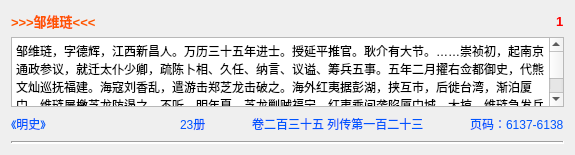
<?xml version="1.0" encoding="UTF-8"?>
<ui version="4.0">
 <class>CustomItem</class>
 <widget class="QWidget" name="CustomItem">
  <property name="geometry">
   <rect>
    <x>0</x>
    <y>0</y>
    <width>575</width>
    <height>146</height>
   </rect>
  </property>
  <property name="windowTitle">
   <string>Form</string>
  </property>
  <property name="toolTip">
   <string/>
  </property>
  <layout class="QVBoxLayout" name="verticalLayout" stretch="1,0,1,0">
   <item>
    <layout class="QHBoxLayout" name="horizontalLayout_3" stretch="8,0,0">
     <item>
      <widget class="QLabel" name="label_TitleName">
       <property name="font">
        <font>
         <pointsize>10</pointsize>
         <weight>75</weight>
         <bold>true</bold>
        </font>
       </property>
       <property name="cursor">
        <cursorShape>ArrowCursor</cursorShape>
       </property>
       <property name="styleSheet">
        <string notr="true">color: rgb(255, 85, 0);</string>
       </property>
       <property name="text">
        <string>&gt;&gt;&gt;邹维琏&lt;&lt;&lt;</string>
       </property>
       <property name="textInteractionFlags">
        <set>Qt::LinksAccessibleByMouse|Qt::TextSelectableByKeyboard|Qt::TextSelectableByMouse</set>
       </property>
      </widget>
     </item>
     <item>
      <spacer name="horizontalSpacer_4">
       <property name="orientation">
        <enum>Qt::Horizontal</enum>
       </property>
       <property name="sizeHint" stdset="0">
        <size>
         <width>40</width>
         <height>20</height>
        </size>
       </property>
      </spacer>
     </item>
     <item>
      <widget class="QLabel" name="label_Num">
       <property name="font">
        <font>
         <pointsize>10</pointsize>
         <weight>75</weight>
         <bold>true</bold>
        </font>
       </property>
       <property name="styleSheet">
        <string notr="true">color: rgb(255, 0, 0);</string>
       </property>
       <property name="text">
        <string>1</string>
       </property>
      </widget>
     </item>
    </layout>
   </item>
   <item>
    <widget class="QTextBrowser" name="label_MainText">
     <property name="cursor" stdset="0">
      <cursorShape>IBeamCursor</cursorShape>
     </property>
     <property name="html">
      <string>&lt;!DOCTYPE HTML PUBLIC &quot;-//W3C//DTD HTML 4.0//EN&quot; &quot;http://www.w3.org/TR/REC-html40/strict.dtd&quot;&gt;
&lt;html&gt;&lt;head&gt;&lt;meta name=&quot;qrichtext&quot; content=&quot;1&quot; /&gt;&lt;style type=&quot;text/css&quot;&gt;
p, li { white-space: pre-wrap; }
&lt;/style&gt;&lt;/head&gt;&lt;body style=&quot; font-family:'SimSun'; font-size:9pt; font-weight:400; font-style:normal;&quot;&gt;
&lt;p style=&quot; margin-top:0px; margin-bottom:0px; margin-left:0px; margin-right:0px; -qt-block-indent:0; text-indent:0px;&quot;&gt;邹维琏，字德辉，江西新昌人。万历三十五年进士。授延平推官。耿介有大节。……崇祯初，起南京通政参议，就迁太仆少卿，疏陈卜相、久任、纳言、议谥、筹兵五事。五年二月擢右佥都御史，代熊文灿巡抚福建。海寇刘香乱，遣游击郑芝龙击破之。海外红夷据彭湖，挟互市，后徙台湾，渐泊厦门。维琏屡檄芝龙防遏之，不听。明年夏，芝龙剿贼福宁，红夷乘间袭陷厦门城，大掠。维琏急发兵水陆进，芝龙亦驰援，焚其三舟，官军伤亦众。寇乃泛舟大洋，转掠青港、荆屿、石湾。诸将御之铜山，连战数日，始败去。维琏在事二年，劳绩甚着。会当国者温体仁辈雅忌维琏，而闽人宦京师者腾谤于朝，竟坐是罢官。八年春，叙却贼功，诏许起用。旋召拜兵部右侍郎，遘疾不赴，卒于家。……&lt;/p&gt;&lt;/body&gt;&lt;/html&gt;</string>
     </property>
    </widget>
   </item>
   <item>
    <layout class="QHBoxLayout" name="horizontalLayout_2">
     <item>
      <widget class="QLabel" name="label_BookName">
       <property name="cursor">
        <cursorShape>ArrowCursor</cursorShape>
       </property>
       <property name="toolTip">
        <string/>
       </property>
       <property name="styleSheet">
        <string notr="true">color: rgb(0, 85, 255);</string>
       </property>
       <property name="text">
        <string>《明史》</string>
       </property>
       <property name="textInteractionFlags">
        <set>Qt::LinksAccessibleByMouse|Qt::TextSelectableByKeyboard|Qt::TextSelectableByMouse</set>
       </property>
      </widget>
     </item>
     <item>
      <widget class="QPushButton" name="pbt_readPDF">
       <property name="cursor">
        <cursorShape>OpenHandCursor</cursorShape>
       </property>
       <property name="toolTip">
        <string>点击阅读</string>
       </property>
       <property name="text">
        <string/>
       </property>
       <property name="icon">
        <iconset resource="../RES/img.qrc">
         <normaloff>:/PIC/READPDF.png</normaloff>:/PIC/READPDF.png</iconset>
       </property>
       <property name="flat">
        <bool>true</bool>
       </property>
      </widget>
     </item>
     <item>
      <spacer name="horizontalSpacer_3">
       <property name="orientation">
        <enum>Qt::Horizontal</enum>
       </property>
       <property name="sizeHint" stdset="0">
        <size>
         <width>40</width>
         <height>20</height>
        </size>
       </property>
      </spacer>
     </item>
     <item>
      <layout class="QHBoxLayout" name="horizontalLayout">
       <item>
        <widget class="QLabel" name="label_Volume">
         <property name="styleSheet">
          <string notr="true">color: rgb(0, 85, 255);</string>
         </property>
         <property name="text">
          <string>23册</string>
         </property>
        </widget>
       </item>
       <item>
        <spacer name="horizontalSpacer_2">
         <property name="orientation">
          <enum>Qt::Horizontal</enum>
         </property>
         <property name="sizeHint" stdset="0">
          <size>
           <width>40</width>
           <height>20</height>
          </size>
         </property>
        </spacer>
       </item>
       <item>
        <widget class="QLabel" name="label_FileLabel">
         <property name="styleSheet">
          <string notr="true">color: rgb(0, 85, 255);</string>
         </property>
         <property name="text">
          <string>卷二百三十五 列传第一百二十三</string>
         </property>
        </widget>
       </item>
       <item>
        <spacer name="horizontalSpacer">
         <property name="orientation">
          <enum>Qt::Horizontal</enum>
         </property>
         <property name="sizeHint" stdset="0">
          <size>
           <width>40</width>
           <height>20</height>
          </size>
         </property>
        </spacer>
       </item>
       <item>
        <widget class="QLabel" name="label_Pages">
         <property name="styleSheet">
          <string notr="true">color: rgb(0, 85, 255);</string>
         </property>
         <property name="text">
          <string>页码：6137-6138</string>
         </property>
        </widget>
       </item>
      </layout>
     </item>
    </layout>
   </item>
   <item>
    <widget class="Line" name="line">
     <property name="windowModality">
      <enum>Qt::NonModal</enum>
     </property>
     <property name="font">
      <font>
       <weight>50</weight>
       <bold>false</bold>
      </font>
     </property>
     <property name="autoFillBackground">
      <bool>false</bool>
     </property>
     <property name="inputMethodHints">
      <set>Qt::ImhNone</set>
     </property>
     <property name="frameShadow">
      <enum>QFrame::Sunken</enum>
     </property>
     <property name="lineWidth">
      <number>2</number>
     </property>
     <property name="midLineWidth">
      <number>0</number>
     </property>
     <property name="orientation">
      <enum>Qt::Horizontal</enum>
     </property>
    </widget>
   </item>
  </layout>
 </widget>
 <resources>
  <include location="../RES/img.qrc"/>
 </resources>
 <connections/>
</ui>
